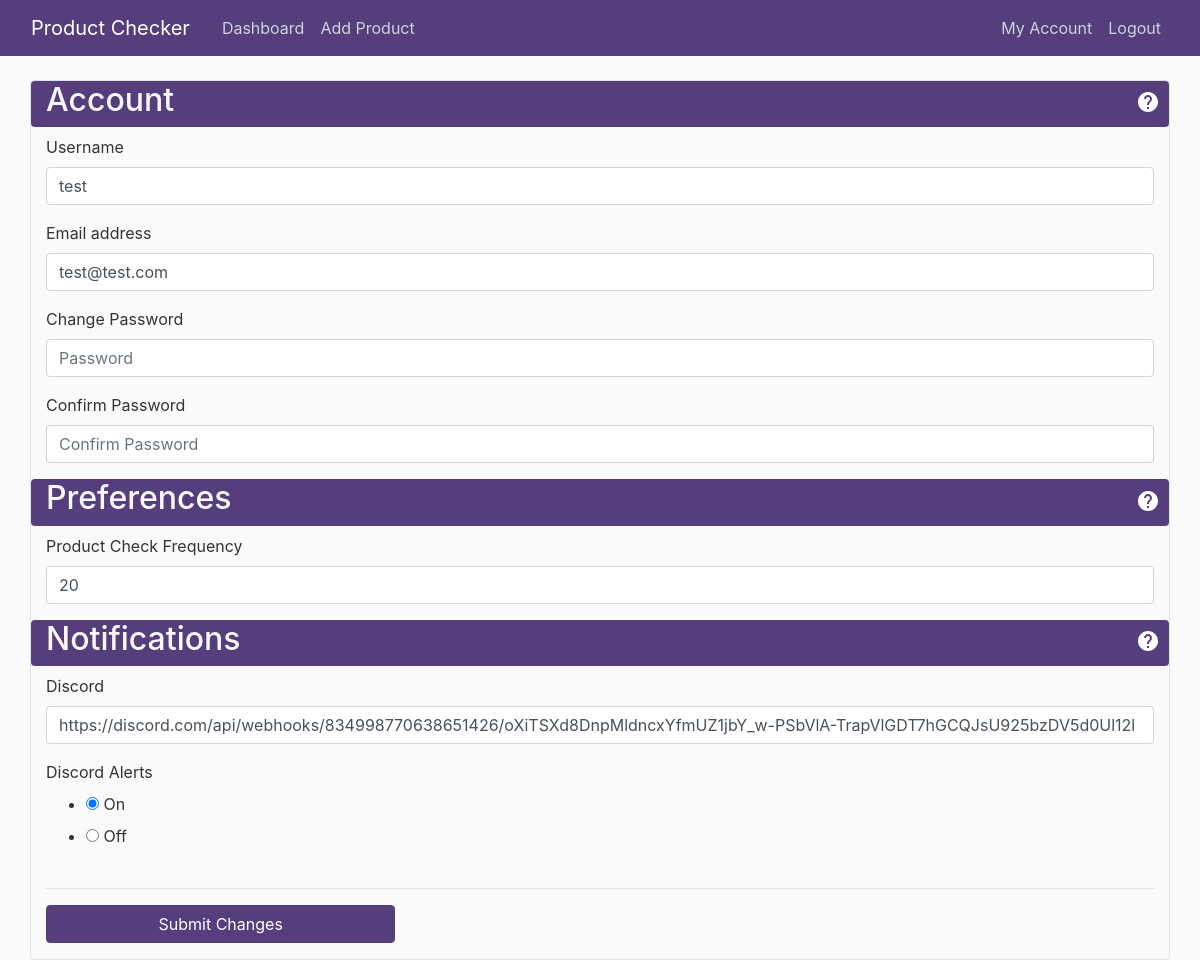
Page /account (signed in) on the earlier database version.
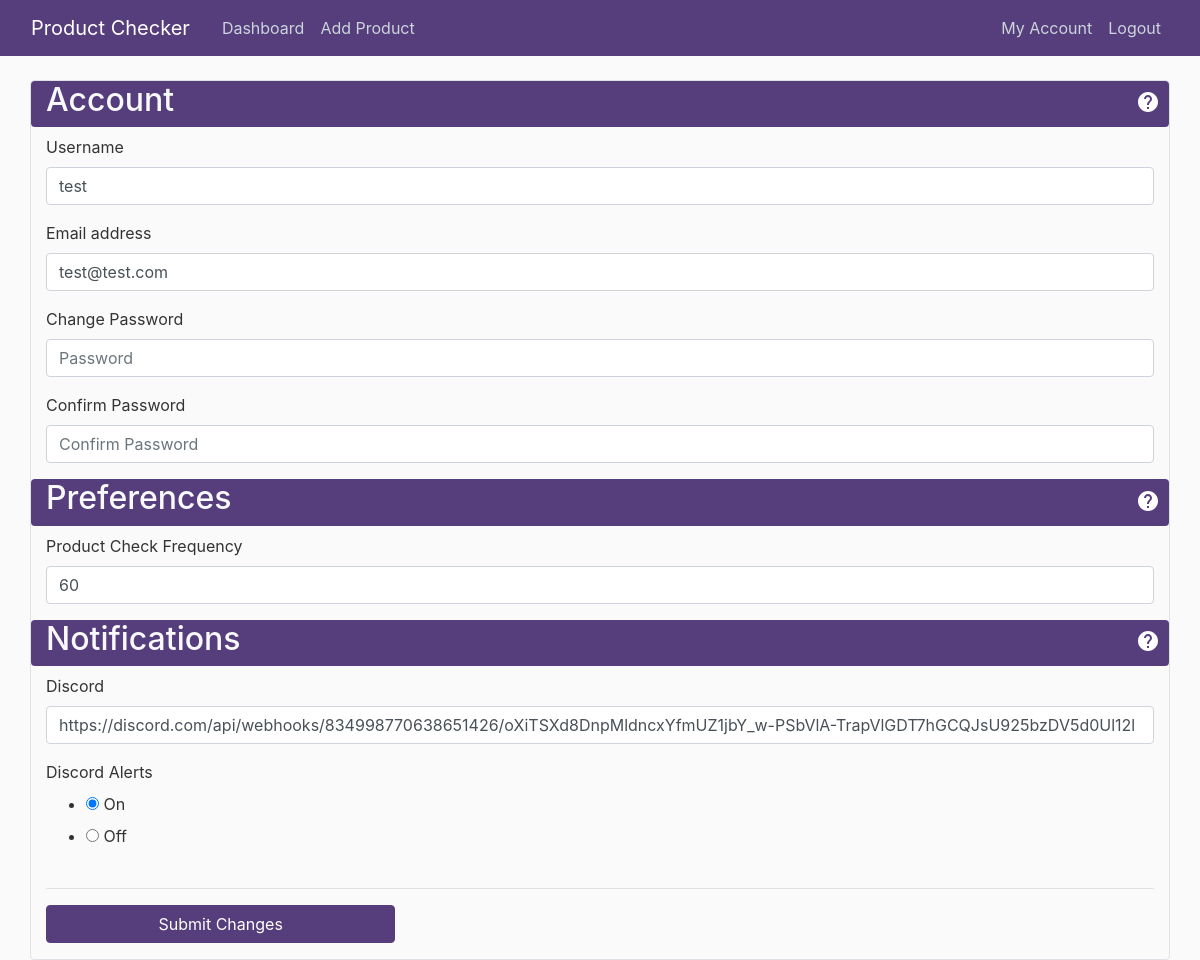
Same page on the later database version.
### productchecker/models.py (models this page shows, shortened)
class User(db.Model, UserMixin):
    id = db.Column(db.Integer, primary_key=True)
    username = db.Column(db.String(30), unique=True, nullable=False)
    email = db.Column(db.String(100), unique=True, nullable=False)
    password = db.Column(db.String(60), nullable=False)
    discord_webhook = db.Column(db.String(150), nullable=True)
    discord_active = db.Column(db.Boolean, nullable=False, default=0)
    help_active = db.Column(db.Boolean, nullable=False, default=1)
    check_freq = db.Column(db.Integer, nullable=False, default=60)
    products = db.relationship('Product', backref='user', lazy=True)

### productchecker/routes.py (the view)
@app.route("/account", methods=['GET', 'POST'])
@login_required
def account():
    form = UpdateAccountForm()
    if form.validate_on_submit():
        current_user.username = form.username.data
        current_user.email = form.email.data
        if form.password.data != '':
            current_user.password = bcrypt.generate_password_hash(form.password.data).decode('utf-8')
        current_user.discord_webhook = form.discord_webhook.data
        current_user.discord_active = bool(form.discord_active.data)
        current_user.check_freq = form.check_freq.data
        AppAttr.update_check_freq(form.check_freq.data)
        db.session.commit()
        flash('Account Updated', 'success')
        return redirect(url_for('account'))
    elif request.method == 'GET':
        form.username.data = current_user.username
        form.email.data = current_user.email
        form.discord_webhook.data = current_user.discord_webhook
        form.discord_active.data = current_user.discord_active
        form.check_freq.data = current_user.check_freq
    return render_template('account.html', form=form)

### productchecker/forms.py (shortened to what this page needs)
class UpdateAccountForm(FlaskForm):
    username = StringField('Username', validators=[
                           DataRequired(), Length(min=username_min, max=username_max)])
    email = StringField('Email', validators=[DataRequired(), Email()])
    password = PasswordField('Password')
    confirm_password = PasswordField('Confirm Password', validators=[EqualTo('password')])
    check_freq = IntegerField('Check Frequency', validators=[
                           DataRequired(), NumberRange(min=freq_min, max=freq_max)])
    discord_webhook = StringField('Webhook URL')
    discord_active = RadioField(coerce=int, choices=[(1,'On'),(0,'Off')])
    submit = SubmitField('Submit Changes')

### productchecker/models.py (called while the page is built)
@login_manager.user_loader
def load_user(user_id):
    return User.query.get(int(user_id))

### productchecker/templates/account.html (shortened to what the changed rows need)
{% extends "layout.html" %}
{% block content %}
<div class="container border rounded">
	<div class="row bg-primary rounded" style="background-color: #563d7c!important;">
		<div class="col-4 mr-auto">
			<h2 class="text-light">Account</h2>
		</div>
	</div>
	<div class="row mt-2">
		<div class="col">
			<form novalidate method="POST" action="">
				<div class="form-group">
					<label>Username</label>
					{% if form.username.errors %}
					{{ form.username(class="form-control is-invalid", placeholder="Username") }}
					<div class="invalid-feedback">
						{% for error in form.username.errors %}
						<span>{{ error }}</span>
						{% endfor %}
					</div>
					{% else %}
					{{ form.username(class="form-control", placeholder="Username") }}
					{% endif %}
				</div>
				<div class="form-group">
					<label>Email address</label>
					{% if form.email.errors %}
					{{ form.email(class="form-control is-invalid", placeholder="Email") }}
					<div class="invalid-feedback">
						{% for error in form.email.errors %}
						<span>{{ error }}</span>
						{% endfor %}
					</div>
					{% else %}
					{{ form.email(class="form-control", placeholder="Email") }}
					{% endif %}
				</div>
				<div class="form-group">
					<label>Change Password</label>
					{% if form.password.errors %}
					{{ form.password(class="form-control is-invalid", placeholder="Password") }}
					<div class="invalid-feedback">
						{% for error in form.password.errors %}
						<span>{{ error }}</span>
						{% endfor %}
					</div>
					{% else %}
					{{ form.password(class="form-control", placeholder="Password") }}
					{% endif %}
				</div>
				<div class="row bg-primary rounded" style="background-color: #563d7c!important;">
					<div class="col-4 mr-auto">
						<h2 class="text-light">Preferences</h2>
					</div>
				</div>
				<div class="row mt-2">
					<div class="col">
						<div class="form-group">
							<label>Product Check Frequency</label>
							{% if form.check_freq.errors %}
							{{ form.check_freq(class="form-control is-invalid", placeholder="Time(Seconds)") }}
							<div class="invalid-feedback">
								{% for error in form.check_freq.errors %}
								<span>{{ error }}</span>
								{% endfor %}
							</div>
							{% else %}
							{{ form.check_freq(class="form-control", placeholder="Time(Seconds)") }}
							{% endif %}
						</div>
					</div>
				</div>
				<div class="row bg-primary rounded" style="background-color: #563d7c!important;">
					<div class="col-4 mr-auto">
						<h2 class="text-light">Notifications</h2>
					</div>
				</div>
				<div class="row mt-2">
					<div class="col">
						<div class="form-group">
							<label>Discord</label>
							{% if form.discord_webhook.errors %}
							{{ form.discord_webhook(class="form-control is-invalid", placeholder="Webhook URL") }}
							<div class="invalid-feedback">
								{% for error in form.discord_webhook.errors %}
								<span>{{ error }}</span>
								{% endfor %}
							</div>
							{% else %}
							{{ form.discord_webhook(class="form-control", placeholder="Webhook URL") }}
							{% endif %}
						</div>
					</div>
				</div>
				<div class="row">
					<div class="col">
						{{ form.discord_active() }}
					</div>
				</div>
			</form>
		</div>
	</div>
</div>
{% endblock %}

Differences in the rows shown:
changed User "test": check_freq "20" → "60"
